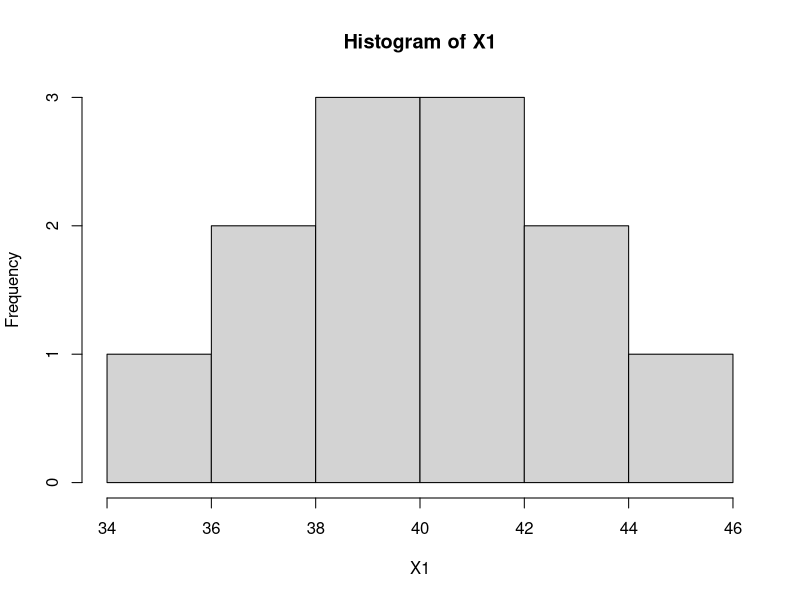
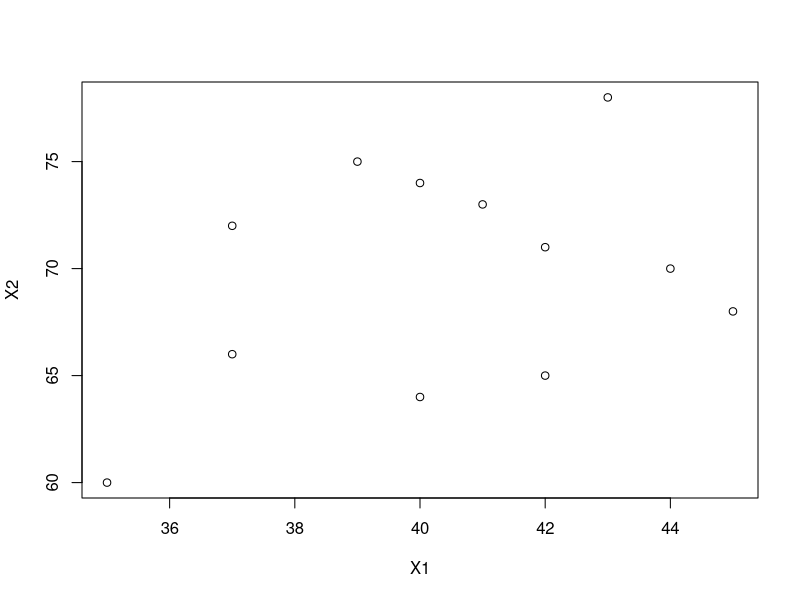

The R source for these figures, in order:
#第二章R软件的使用
#2.1R软件简介 


#2.1.2 初识R软件-三个例子
#例2.1
# 输入体重
X1<-c(35, 40, 40, 42, 37, 45, 43, 37, 44, 42, 41, 39)
# 计算体重的均值和标准差
mu1<-mean(X1); sigma1<-sd(X1) 
# 输入胸围
X2<-c(60, 74, 64, 71, 72, 68, 78, 66, 70, 65, 73, 75)
# 计算胸围的均值和标准差
mu2<-mean(X2); sigma2<-sd(X2)

#例2.2 
hist(X1) # 绘出体重的直方图
plot(X1,X2)#绘制二者关系的散点图

#例2.3 
#设置工作路径
setwd('D:\\1 教学相关2016-2017-1\\1 教学相关-2016-2017（1）\\CSharpStudy\\RProgram\\TeacherLv')
rt<-read.table("exam0203.txt", head=TRUE); rt
#做线性回归
lm.sol<-lm(Weight~Height, data=rt)
summary(lm.sol)


#2.2数字 字符与向量
#2.2.1 向量

#补充知识
#数据对象及类型
#R语言创建和控制的 实体对象被称为对象（object），
#它们可以是变量、数组、字符串、函数或者其它通过这些实体定义的更一般的结构（structures）。
#在R语言中，对象是通过名字创建和保存的。
#在R命令行（控制台）（console）窗口里可以用ls（）命令来查看当前系统里的数据对象。
#character（0）表示没有数据对象
ls()

#1.向量的赋值
x=c(10.4 , 5.6 , 3.1)
x<-c(10.4 , 5.6 , 3.1)
assign("x",c(10.4,5.6,3.1))

c(10.4,5.6,3.1)->x
y<-c(x,0,x)

#2.向量的运算
x=c(-1,0,2)
y=c(3,8,2)
v=2*x+y+1;v
v=y+1;v

x*y
x/y
x^2
y^x

#整数除法
5%/%3
#求余数
5%%3
exp(x)
#sqrt(x)#有警告，负数开方应该写成如下复数形式
sqrt(-2+0i)



#3.与向量运算有关的函数
#(1)求向量的最小值 最大值 和范围的函数
#min max range---x的范围
x=c(10,6,4,7,8)
min(x)
max(x)
range(x)

#重点which
which.min(x)
which.max(x)

#(2) 求和 求乘积
sum(x)
prod(x)#求乘积
length(x)


#2.2.2 产生有规律的序列
#1 等差序列
1:10
2.312:6
4:7.6
x=-2*1:15;x
n=5;

#这两个是不一样的，易错点：等比序列优先级最高
1:n-1
1:(n-1)



#2 等间隔函数
#形式1
s1=seq(-5,5,by=0.2);s1
#形式2
s2=seq(length=51,from=-5,by=0.2);s2


#3 重复函数
x=c(1,4,6.25);x
s= rep(x,times=3);s





#2.2.3逻辑向量
x=1:7;x
l=x>3;l #得到的l不是单个的逻辑值，而是一个向量

x2=4:10;x2
m=x2>8;m

#逻辑运算符  & |
l
m
n=l&m;n

#逻辑变量赋值，注意大小写，注意智能提示，F和T是对应的缩写，不能用小写
z=c(TRUE,FALSE,F,T)

#all全都是   any-有
all(c(1,2,3,4,5,6,7)>3)
any(c(1,2,3,4,5,6,7)>3)


#2.2.4缺失数据
#NA表示数据缺失
z=c(1:3,NA);z
#is.na()检测是否缺失数据
ind=is.na(z);ind
#给缺失值赋值
z
z[is.na(z)]=0;z   #[]表示对向量的位置操作

#is.nan不确定；is.finite有限，is.infinite()无穷
x=c(0/1,0/0,1/0,NA);x
is.nan(x)
is.finite(x)
is.infinite(x)
is.na(x) #不确定数据也认为是缺失数据；反过来则不是：缺失数据不是不确定数据；

#2.2.5 字符型向量
y=c("er","sdf","eir","jk","dim");y
#字符串连接paste
paste("abc","def")
labs1=paste("x",1:6,sep="");labs1
labs2=paste("result.",1:4,sep="");labs2
labs3=paste(1:10);labs3 #等同于命令as.character(1:10)
labs4=paste("Today is",date());labs4
labs5=paste(c('a','b'),collapse='.');labs5 













































































